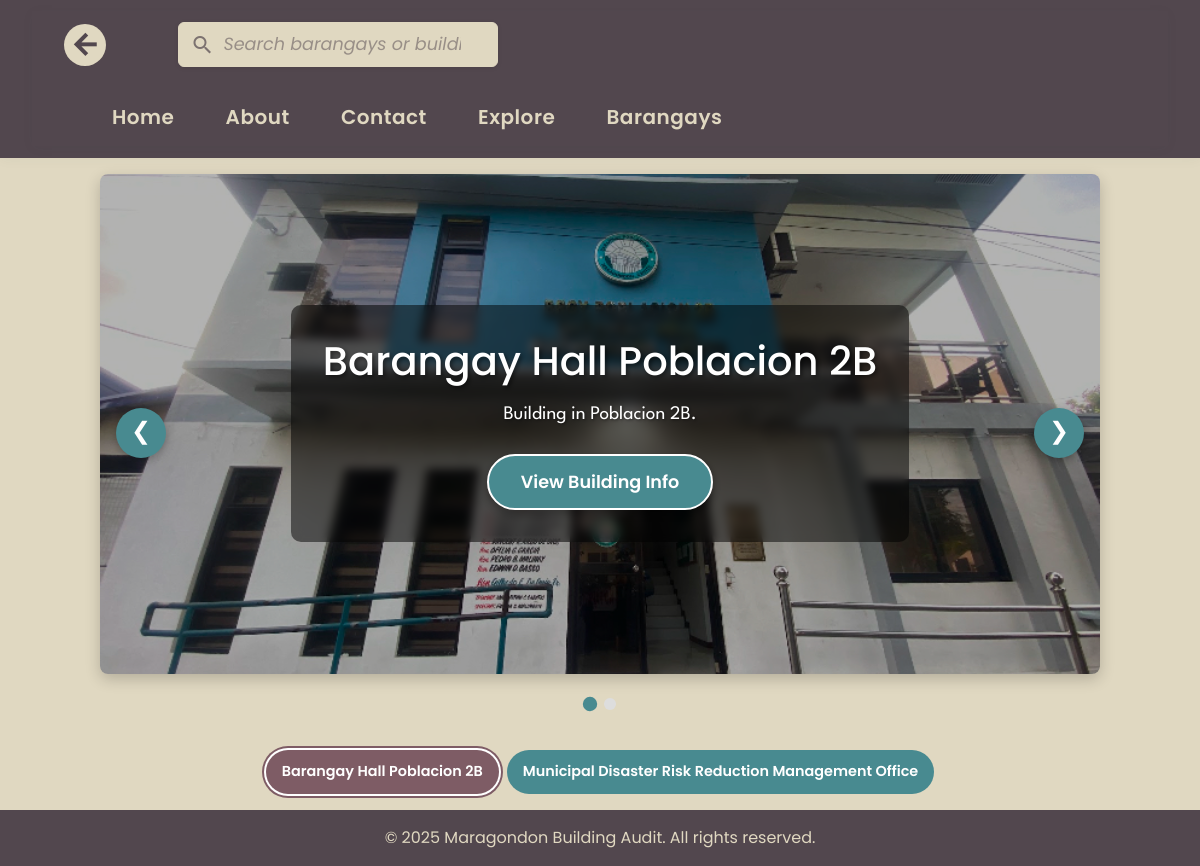
The app's page /index.php?section=buildings&barangay_id=5 with its own data.
### tables this page shows
CREATE TABLE `buildings` (
  `id` int(11) NOT NULL,
  `name` varchar(255) NOT NULL,
  `barangay_id` int(11) NOT NULL,
  `location` varchar(255) NOT NULL,
  `height` decimal(10,2) NOT NULL,
  `storey_count` int(11) NOT NULL,
  `construction_year` varchar(50) DEFAULT NULL,
  `building_type` varchar(100) NOT NULL,
  `structure_type` varchar(100) NOT NULL,
  `occupancy` varchar(100) NOT NULL,
  `design_occupancy` varchar(100) DEFAULT NULL,
  `occupant_count` varchar(100) DEFAULT NULL,
  `nscp_edition_year` varchar(50) DEFAULT NULL,
  `is_original` varchar(10) DEFAULT NULL,
  `created_at` timestamp NOT NULL DEFAULT current_timestamp()
);

CREATE TABLE `barangays` (
  `id` int(11) NOT NULL,
  `name` varchar(100) NOT NULL,
  `created_at` timestamp NOT NULL DEFAULT current_timestamp()
);

### content/building.php (the view, shortened to what this page needs)
<?php
$barangay_id = isset($_GET['barangay_id']) ? intval($_GET['barangay_id']) : 0;
$barangay_name = '';
$buildings = [];
try {
    $pdo = new PDO(
        "mysql:host=" . DB_HOST . ";dbname=" . DB_NAME,
        DB_USER,
        DB_PASS
    );
    $pdo->setAttribute(PDO::ATTR_ERRMODE, PDO::ERRMODE_EXCEPTION);
    $stmt = $pdo->prepare("SELECT name FROM barangays WHERE id = ?");
    $stmt->execute([$barangay_id]);
    $barangay_name = $stmt->fetchColumn();
    $stmt = $pdo->prepare("SELECT id, name FROM buildings WHERE barangay_id = ? ORDER BY name");
    $stmt->execute([$barangay_id]);
    $buildings = $stmt->fetchAll(PDO::FETCH_ASSOC);
} catch (PDOException $e) {
    $buildings = [];
}
?>
<section class="barangay-section">
    <div class="barangay-content">
        <div class="barangay-carousel">
            <div class="carousel-slides">
                <?php foreach ($buildings as $index => $building): ?>
                <div class="carousel-slide <?php echo ($index === 0) ? 'active' : ''; ?>" data-index="<?php echo $index; ?>">
                    <div class="slide-background" style="background-image: url('<?php echo htmlspecialchars($building['photo']); ?>')"></div>
                    <div class="slide-content">
                        <h2><?php echo htmlspecialchars($building['name']); ?></h2>
                        <p>Building in <?php echo htmlspecialchars($barangay_name); ?>.</p>
                        <button class="barangay-btn view-info-btn" data-index="<?php echo $index; ?>" onclick="window.location.href='index.php?section=building_info&building_id=<?php echo $building['id']; ?>'">
                            View Building Info
                        </button>
                    </div>
                </div>
                <?php endforeach; ?>
            </div>
            <div class="carousel-dots">
                <?php foreach ($buildings as $index => $building): ?>
                <div class="carousel-dot <?php echo ($index === 0) ? 'active' : ''; ?>" data-index="<?php echo $index; ?>"></div>
                <?php endforeach; ?>
            </div>
            <div class="carousel-controls">
                <button class="carousel-btn prev">&#10094;</button>
                <button class="carousel-btn next">&#10095;</button>
            </div>
            <div class="barangay-list">
                <?php foreach ($buildings as $index => $building): ?>
                <button class="barangay-btn <?php echo ($index === 0) ? 'active' : ''; ?>" data-index="<?php echo $index; ?>">
                    <?php echo htmlspecialchars($building['name']); ?>
                </button>
                <?php endforeach; ?>
            </div>
        </div>
    </div>
</section>

### css/styles.css (style rules this page uses)
:root { --dark-gray: #3b3137; --beige: #e0d8c1; --dusty-rose: #7e5c65; --dark-gray: #52474e; --teal-blue: #488a90; --slate-blue: #2c4759; --main-font: 'League Spartan', 'Montserrat', 'Poppins', Arial, sans-serif; --heading-font: 'Montserrat', 'League Spartan', Arial, sans-serif; --accent-font: 'Poppins', Arial, sans-serif; --mono-font: 'Fira Mono', 'Consolas', 'Courier New', monospace; }
body { background: var(--beige); color: var(--dark-gray); font-family: var(--main-font); }

### css/index.css (style rules this page uses)
* { margin: 0; padding: 0; box-sizing: border-box; }
body { display: flex; flex-direction: column; height: 100vh; }

### css/barangay.css (style rules this page uses)
.barangay-section { display: flex; flex: 1; align-items: center; justify-content: center; background: none; padding: 1rem; }
.barangay-content { display: flex; flex-direction: column; width: 100%; max-width: 1200px; align-items: center; gap: 1.5rem; }
.barangay-carousel { width: 100%; max-width: 1000px; display: flex; flex-direction: column; align-items: center; gap: 1rem; }
.carousel-slides { width: 100%; position: relative; overflow: hidden; border-radius: 8px; height: 500px; box-shadow: 0 5px 15px rgba(0, 0, 0, 0.2); }
.carousel-slide { position: absolute; top: 0; left: 0; width: 100%; height: 100%; opacity: 0; transition: opacity 0.8s ease; display: flex; justify-content: center; align-items: center; }
.carousel-slide.active { opacity: 1; z-index: 1; }
.slide-background { position: absolute; top: 0; left: 0; width: 100%; height: 100%; background-size: cover; background-position: center; filter: brightness(0.7); z-index: -1; }
.slide-content { padding: 2rem; text-align: center; color: white; max-width: 80%; z-index: 2; background-color: rgba(0, 0, 0, 0.5); border-radius: 10px; backdrop-filter: blur(5px); }
.slide-content h2 { font-size: 2.5rem; margin-bottom: 1rem; font-family: var(--accent-font); text-shadow: 2px 2px 4px rgba(0, 0, 0, 0.5); }
.slide-content p { margin-bottom: 1.5rem; font-size: 1.2rem; text-shadow: 1px 1px 3px rgba(0, 0, 0, 0.5); }
.slide-content .barangay-btn { display: inline-block; margin: 0 auto; padding: 0.8rem 2rem; width: auto; font-size: 1.1rem; background-color: var(--teal-blue); border: 2px solid white; box-shadow: 0 4px 8px rgba(0, 0, 0, 0.3); }
.carousel-dots { display: flex; justify-content: center; gap: 0.5rem; padding: 0.5rem; }
.carousel-dot { width: 12px; height: 12px; background-color: #ddd; border-radius: 50%; cursor: pointer; transition: background-color 0.3s, transform 0.2s; }
.carousel-dot.active { background-color: var(--teal-blue); transform: scale(1.2); }
.barangay-list { display: flex; justify-content: center; flex-wrap: wrap; gap: 0.5rem; margin-top: 1rem; width: 100%; }
.barangay-btn { background: var(--teal-blue); color: white; padding: 0.7rem 1rem; border-radius: 50px; font-family: var(--accent-font); font-weight: 600; font-size: 0.9rem; border: none; cursor: pointer; transition: all 0.3s; text-decoration: none; }
.barangay-btn.active { background: var(--dusty-rose); box-shadow: 0 0 0 2px white, 0 0 0 4px var(--dusty-rose); }
.carousel-controls { display: flex; justify-content: space-between; width: 100%; max-width: 1000px; padding: 0 1rem; position: absolute; top: 50%; left: 50%; transform: translate(-50%, -50%); z-index: 5; pointer-events: none; }
.carousel-btn { background: var(--teal-blue); color: white; border: none; width: 50px; height: 50px; border-radius: 50%; display: flex; align-items: center; justify-content: center; cursor: pointer; transition: all 0.3s; font-size: 1.5rem; box-shadow: 0 2px 10px rgba(0,0,0,0.3); pointer-events: auto; }

### records on screen
buildings: name "Barangay Hall Poblacion 2B", barangay.name "Poblacion 2B"
buildings: name "Municipal Disaster Risk Reduction Management Office"
